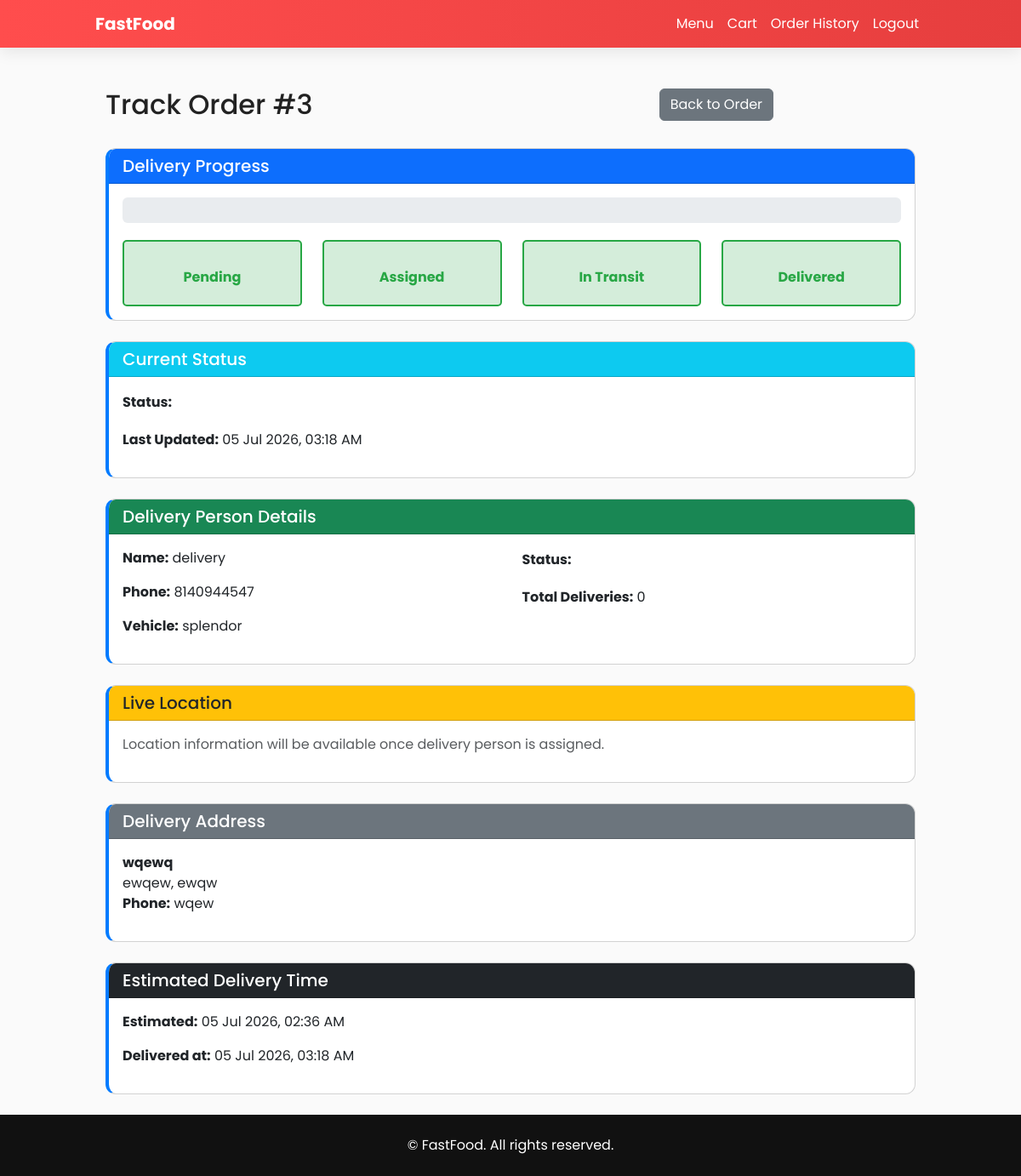
Screenshot of /track-order/3/ (signed in) with the database file from the repository.
### food_app/models.py (models this page shows, shortened)
class Order(models.Model):
    user = models.ForeignKey(User, on_delete=models.CASCADE)
    cart = models.ForeignKey(Cart, on_delete=models.SET_NULL, null=True, blank=True)
    total = models.DecimalField(max_digits=10, decimal_places=2)
    created_at = models.DateTimeField(default=timezone.now)
    status = models.CharField(max_length=20, default="Pending")
    delivery_address = models.ForeignKey(DeliveryAddress, on_delete=models.SET_NULL, null=True, blank=True)

class Delivery(models.Model):
    STATUS_CHOICES = [
        ('pending', 'Pending Assignment'),
        ('assigned', 'Assigned'),
        ('picked_up', 'Picked Up'),
        ('in_transit', 'In Transit'),
        ('delivered', 'Delivered'),
        ('cancelled', 'Cancelled'),
    ]
    order = models.OneToOneField(Order, on_delete=models.CASCADE, related_name="delivery")
    delivery_person = models.ForeignKey(DeliveryPerson, on_delete=models.SET_NULL, null=True, blank=True, related_name="deliveries")
    status = models.CharField(max_length=20, choices=STATUS_CHOICES, default='pending')
    estimated_delivery_time = models.DateTimeField(blank=True, null=True)
    actual_delivery_time = models.DateTimeField(blank=True, null=True)
    created_at = models.DateTimeField(default=timezone.now)
    updated_at = models.DateTimeField(auto_now=True)
    class Meta:
        verbose_name_plural = "Deliveries"

class DeliveryPerson(models.Model):
    STATUS_CHOICES = [
        ('available', 'Available'),
        ('busy', 'Busy'),
        ('offline', 'Offline'),
    ]
    user = models.OneToOneField(User, on_delete=models.CASCADE, related_name="delivery_person")
    phone = models.CharField(max_length=20)
    vehicle_info = models.CharField(max_length=255, blank=True)
    status = models.CharField(max_length=20, choices=STATUS_CHOICES, default='available')
    current_latitude = models.FloatField(blank=True, null=True)
    current_longitude = models.FloatField(blank=True, null=True)
    total_deliveries = models.PositiveIntegerField(default=0)

class DeliveryAddress(models.Model):
    user = models.ForeignKey(User, on_delete=models.CASCADE, related_name="delivery_addresses")
    street_address = models.CharField(max_length=255)
    city = models.CharField(max_length=100)
    postal_code = models.CharField(max_length=20)
    phone = models.CharField(max_length=20)
    latitude = models.FloatField(blank=True, null=True)
    longitude = models.FloatField(blank=True, null=True)
    is_default = models.BooleanField(default=False)
    created_at = models.DateTimeField(default=timezone.now)
    class Meta:
        verbose_name_plural = "Delivery Addresses"

### food_app/views.py (the view)
# urls.py: path("track-order/<int:order_id>/", views.track_order, name="track_order"),
@login_required(login_url="login")
def track_order(request, order_id):
    order = get_object_or_404(Order, id=order_id, user=request.user)
    delivery = getattr(order, 'delivery', None)
    context = {
        "order": order,
        "delivery": delivery,
    }
    if delivery and delivery.delivery_person:
        context["delivery_person"] = delivery.delivery_person
        context["current_location"] = {
            "latitude": delivery.delivery_person.current_latitude,
            "longitude": delivery.delivery_person.current_longitude,
        }
    return render(request, "food_app/track_order.html", context)

### food_app/templates/food_app/track_order.html (shortened to what this page needs)
{% extends 'food_app/base.html' %}
{% block content %}
<div class="container mt-5">
    <div class="row mb-4">
        <div class="col-md-8">
            <h2>Track Order #{{ order.id }}</h2>
        </div>
        <div class="col-md-4 text-right">
            <a href="{% url 'order_detail' order.id %}" class="btn btn-secondary" data-async-page="{% url 'order_detail' order.id %}" data-modal-title="Order #{{ order.id }}">Back to Order</a>
        </div>
    </div>
    <div class="card mb-4">
        <div class="card-header bg-primary text-white">
            <h5 class="mb-0">Delivery Progress</h5>
        </div>
        <div class="card-body">
            <div class="progress" style="height: 30px; margin-bottom: 20px;">
            </div>
            <div class="row text-center">
                <div class="col-md-3">
                    <div id="step-pending" class="step {% if delivery.status == 'pending' or delivery.status in 'assigned,picked_up,in_transit,delivered' %}completed{% endif %}">
                        <p class="step-label">Pending</p>
                    </div>
                </div>
                <div class="col-md-3">
                    <div id="step-assigned" class="step {% if delivery.status in 'assigned,picked_up,in_transit,delivered' %}completed{% endif %}">
                        <p class="step-label">Assigned</p>
                    </div>
                </div>
                <div class="col-md-3">
                    <div id="step-transit" class="step {% if delivery.status in 'picked_up,in_transit,delivered' %}completed{% endif %}">
                        <p class="step-label">In Transit</p>
                    </div>
                </div>
                <div class="col-md-3">
                    <div id="step-delivered" class="step {% if delivery.status == 'delivered' %}completed{% endif %}">
                        <p class="step-label">Delivered</p>
                    </div>
                </div>
            </div>
        </div>
    </div>
    <div class="card mb-4">
        <div class="card-header bg-info text-white">
            <h5 class="mb-0">Current Status</h5>
        </div>
        <div class="card-body">
            <p id="status-text">
                <strong>Status:</strong> <span class="badge badge-{% if delivery.status == 'delivered' %}success{% elif delivery.status == 'cancelled' %}danger{% else %}warning{% endif %}" id="status-badge">{{ delivery.get_status_display }}</span>
            </p>
            <p id="updated-time">
                <strong>Last Updated:</strong> <span id="updated-time-text">{{ delivery.updated_at|date:"d M Y, h:i A" }}</span>
            </p>
        </div>
    </div>
    {% if delivery.delivery_person %}
    <div class="card mb-4">
        <div class="card-header bg-success text-white">
            <h5 class="mb-0">Delivery Person Details</h5>
        </div>
        <div class="card-body">
            <div class="row">
                <div class="col-md-6">
                    <p><strong>Name:</strong> {{ delivery.delivery_person.user.get_full_name|default:delivery.delivery_person.user.username }}</p>
                    <p><strong>Phone:</strong> {{ delivery.delivery_person.phone }}</p>
                    {% if delivery.delivery_person.vehicle_info %}
                    <p><strong>Vehicle:</strong> {{ delivery.delivery_person.vehicle_info }}</p>
                    {% endif %}
                </div>
                <div class="col-md-6">
                    <p><strong>Status:</strong> <span class="badge badge-{% if delivery.delivery_person.status == 'available' %}success{% elif delivery.delivery_person.status == 'busy' %}warning{% else %}secondary{% endif %}">{{ delivery.delivery_person.get_status_display }}</span></p>
                    <p><strong>Total Deliveries:</strong> {{ delivery.delivery_person.total_deliveries }}</p>
                </div>
            </div>
        </div>
    </div>
    {% if delivery.delivery_person.current_latitude and delivery.delivery_person.current_longitude %}
    <div class="card mb-4">
        <div class="card-header bg-warning text-dark">
            <h5 class="mb-0">Live Location (Simulated)</h5>
        </div>
        <div class="card-body">
            <div id="map" style="height: 400px; background-color: #f0f0f0; border-radius: 5px; display: flex; align-items: center; justify-content: center;">
                <p class="text-muted">Current Location: {{ delivery.delivery_person.current_latitude }}, {{ delivery.delivery_person.current_longitude }}</p>
            </div>
            <small class="text-muted d-block mt-2">Note: Live map integration requires Google Maps API key in settings</small>
        </div>
    </div>
    {% else %}
    <div class="card mb-4">
        <div class="card-header bg-warning text-dark">
            <h5 class="mb-0">Live Location</h5>
        </div>
        <div class="card-body">
            <p class="text-muted">Location information will be available once delivery person is assigned.</p>
        </div>
    </div>
    {% endif %}
    {% endif %}
    {% if order.delivery_address %}
    <div class="card mb-4">
        <div class="card-header bg-secondary text-white">
            <h5 class="mb-0">Delivery Address</h5>
        </div>
        <div class="card-body">
            <p>
                <strong>{{ order.delivery_address.street_address }}</strong><br>
                {{ order.delivery_address.city }}, {{ order.delivery_address.postal_code }}<br>
                <strong>Phone:</strong> {{ order.delivery_address.phone }}
            </p>
        </div>
    </div>
    {% endif %}
    <div class="card">
        <div class="card-header bg-dark text-white">
            <h5 class="mb-0">Estimated Delivery Time</h5>
        </div>
        <div class="card-body">
            {% if delivery.estimated_delivery_time %}
                <p><strong>Estimated:</strong> {{ delivery.estimated_delivery_time|date:"d M Y, h:i A" }}</p>
            {% endif %}
            {% if delivery.actual_delivery_time %}
                <p><strong>Delivered at:</strong> {{ delivery.actual_delivery_time|date:"d M Y, h:i A" }}</p>
            {% endif %}
        </div>
    </div>
</div>
{% endblock %}

### food_app/templates/food_app/base.html (style rules this page uses)
:root { --brand:#ff4d4d; --brand-dark:#e63e3e; }
body { font-family: "Poppins"; background:#fafafa; color:#222; }
.card { border-radius:12px; overflow:hidden; transition:.2s; }

### food_app/templates/food_app/track_order.html (style rules this page uses)
.container { max-width: 1000px; }
.step { padding: 20px; border-radius: 5px; background-color: #f0f0f0; transition: all 0.3s ease; }
.step.completed { background-color: #d4edda; border: 2px solid #28a745; }
.step-label { font-weight: bold; margin-bottom: 0; color: #666; }
.step.completed .step-label { color: #28a745; }
.progress { background-color: #e9ecef; }
.card { border-left: 4px solid #007bff; margin-bottom: 20px; }
.badge { padding: 0.5rem 0.75rem; font-size: 0.85rem; }

### rows the page displays
Order: id "3", delivery_address.street_address "wqewq", delivery_address.city "ewqew", delivery_address.postal_code "ewqw", delivery_address.phone "wqew"
Delivery: updated_at "05 Jul 2026, 03:18 AM", delivery_person.user.get_full_name "delivery", delivery_person.phone "8140944547", delivery_person.vehicle_info "splendor", delivery_person.total_deliveries "0", estimated_delivery_time "05 Jul 2026, 02:36 AM", actual_delivery_time "05 Jul 2026, 03:18 AM"
